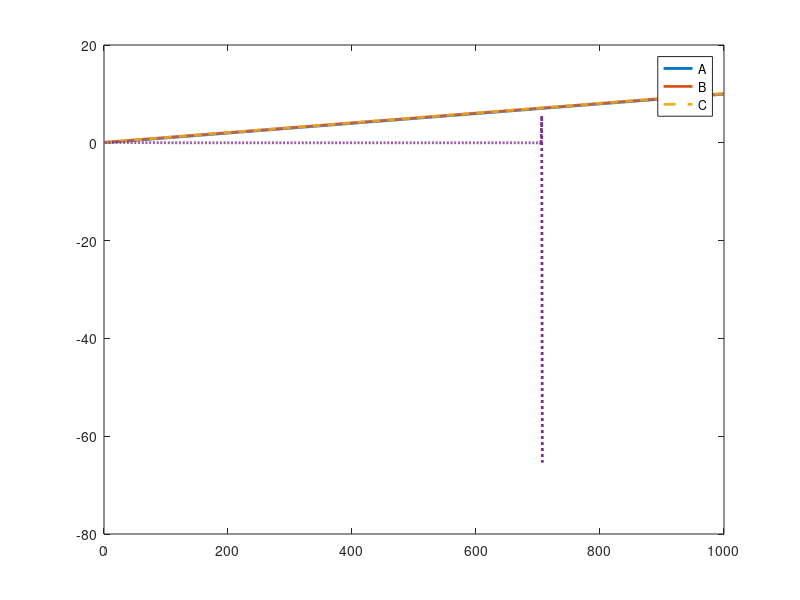

Reproduce this figure in MATLAB.
function a
dt=0.01;
t=0;
B=1;
Bp=1.1;
data=zeros(4,1000);
C = log(Bp);
C1 = log(Bp)-log(B);
for i=1:1000
    B = B+f(B)*dt;
    Bp = Bp+f(Bp)*dt;
    C = C + f(exp(C))*exp(-C)*dt;
    C1 = C1 - f(exp(C))*C1*dt;
    data(:,i) = [ B;Bp;C;C1];
    t=t+dt;
end
clf
plot(log(data(1,:)),'Linewidth',2);
data(1,:)=0;
hold on
plot(log(data(2,:)-data(1,:)),'Linewidth',2);
plot(log(exp(data(3,:))-data(1,:)),'--','Linewidth',2);
plot(log(exp(log(1.0)+data(4,:))-data(1,:)),':','Linewidth',2);
legend({'A','B','C'});
function dBdt = f(B)
dBdt = B;%+3*B;
